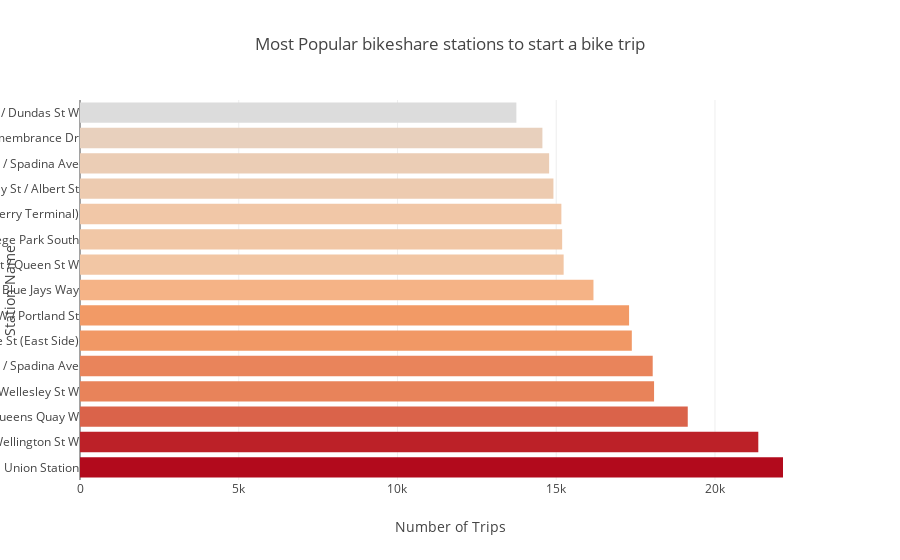

Source (notebook cell):
### Code cell
dfstation = df['from_station_name'].value_counts().head(15)

trace = go.Bar(
    x=dfstation.values,
    y=dfstation.index,
    orientation = 'h',
    marker=dict(
        color=dfstation.values,
    ),
)

layout = go.Layout(
    title='Most Popular bikeshare stations to start a bike trip',
    xaxis = dict( title ='Number of Trips'),
    yaxis = dict(title = 'Station Name')
)

data = [trace]
fig = go.Figure(data=data, layout=layout)
iplot(fig, filename="Ratio")

### Figure 1 — Plotly figure (JSON) as saved in the notebook; plotly's stock layout.template omitted (floating-point values rounded to 4 significant figures)
{"data": [{"marker": {"color": [22143, 21365, 19143, 18082, 18039, 17381, 17295, 16173, 15234, 15187, 15162, 14912, 14777, 14565, 13745]}, "orientation": "h", "type": "bar", "uid": "cc6cdc97-64f7-4a79-a3cf-e22e09de5b46", "x": [22143, 21365, 19143, 18082, 18039, 17381, 17295, 16173, 15234, 15187, 15162, 14912, 14777, 14565, 13745], "y": ["Union Station", "Simcoe St / Wellington St W", "York St / Queens Quay W", "Bay St / Wellesley St W", "King St W / Spadina Ave", "Bay St / College St (East Side)", "Queen St W / Portland St", "Front St W / Blue Jays Way", "Simcoe St / Queen St W", "College Park South", "Bay St / Queens Quay W (Ferry Terminal)", "Bay St / Albert St", "Phoebe St / Spadina Ave", "Ontario Place Blvd / Remembrance Dr", "Beverly  St / Dundas St W"]}], "layout": {"title": {"text": "Most Popular bikeshare stations to start a bike trip"}, "xaxis": {"title": {"text": "Number of Trips"}}, "yaxis": {"title": {"text": "Station Name"}}}}
